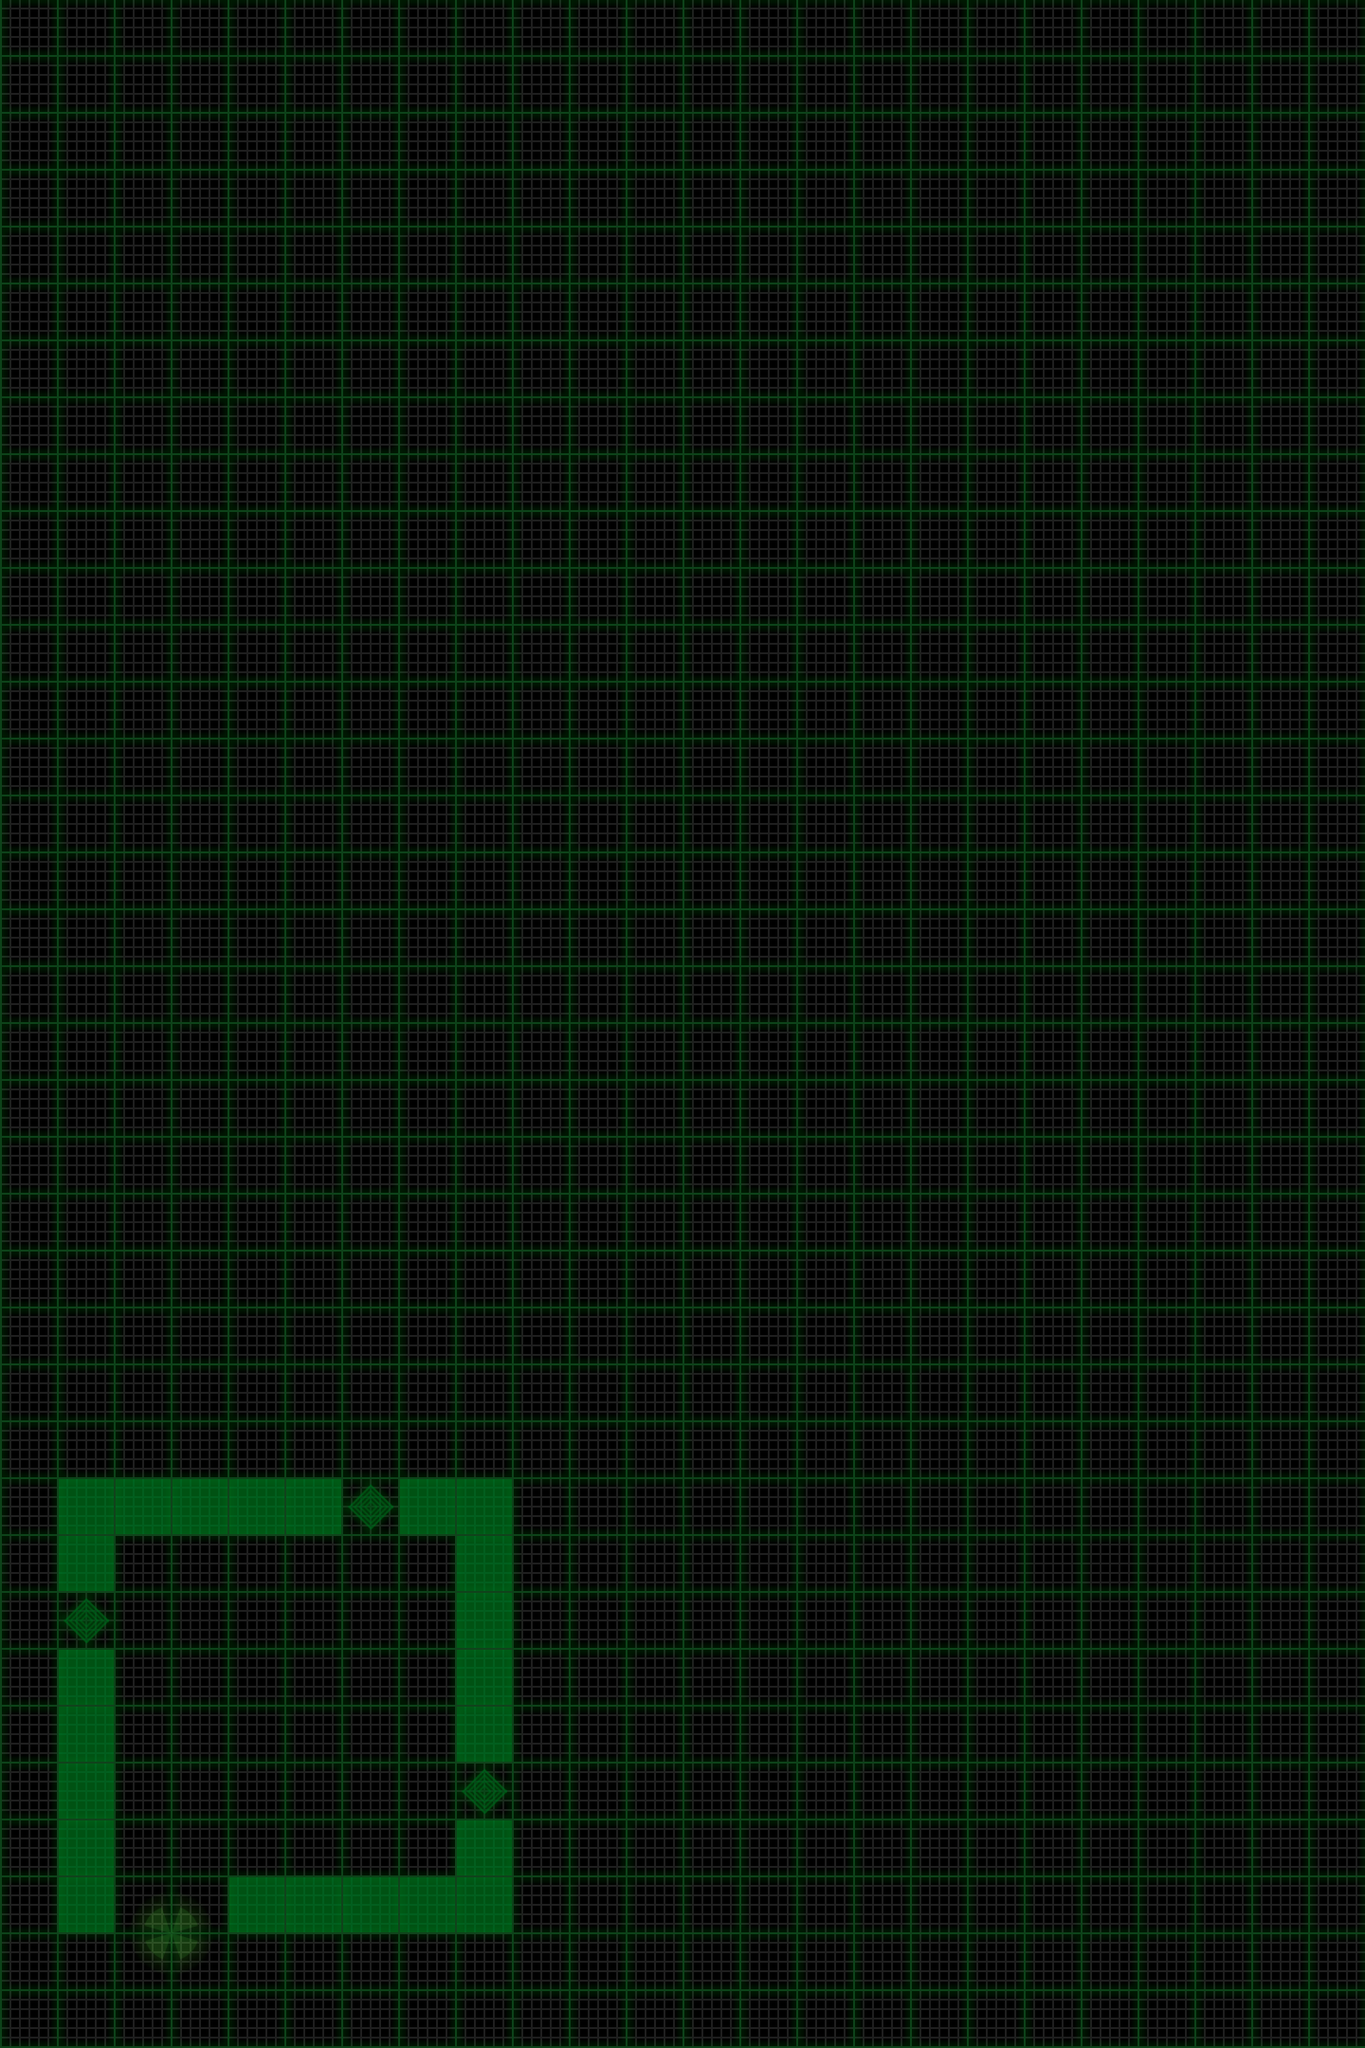

The image is a tile-based game level rendered from a .tmx file. Its description and source (layers, tilesets, objects; grid data summarised) follow:
An orthogonal 24x36 tile map with 60x60 px tiles, 4 tile layers (map, terrain, items, sand), 2 tilesets and 1 object (startSite).

<map version="1.0" orientation="orthogonal" width="24" height="36" tilewidth="60" tileheight="60">
 <tileset firstgid="1" name="map" tilewidth="60" tileheight="60">
  <image source="map.png" />
  <tile id="0">
   <properties>
    <property name="mapID" value="empty" />
   </properties>
  </tile>
  <tile id="1">
   <properties>
    <property name="mapID" value="down-1" />
   </properties>
  </tile>
  <tile id="2">
   <properties>
    <property name="mapID" value="down-2" />
   </properties>
  </tile>
  <tile id="3">
   <properties>
    <property name="mapID" value="down-3" />
   </properties>
  </tile>
  <tile id="4">
   <properties>
    <property name="mapID" value="down-4" />
   </properties>
  </tile>
  <tile id="5">
   <properties>
    <property name="mapID" value="down-5" />
   </properties>
  </tile>
  <tile id="6">
   <properties>
    <property name="mapID" value="up-1" />
   </properties>
  </tile>
  <tile id="7">
   <properties>
    <property name="mapID" value="up-2" />
   </properties>
  </tile>
  <tile id="8">
   <properties>
    <property name="mapID" value="up-3" />
   </properties>
  </tile>
  <tile id="9">
   <properties>
    <property name="mapID" value="up-4" />
   </properties>
  </tile>
  <tile id="10">
   <properties>
    <property name="mapID" value="up-5" />
   </properties>
  </tile>
 </tileset>
 <tileset firstgid="17" name="items" tilewidth="60" tileheight="60">
  <image source="items.png" />
  <tile id="0">
   <properties>
    <property name="itemID" value="station" />
   </properties>
  </tile>
  <tile id="1">
   <properties>
    <property name="itemID" value="sensorSite" />
   </properties>
  </tile>
  <tile id="8">
   <properties>
    <property name="itemID" value="station" />
   </properties>
  </tile>
  <tile id="9">
   <properties>
    <property name="itemID" value="sensor" />
   </properties>
  </tile>
  <tile id="16">
   <properties>
    <property name="itemID" value="station" />
   </properties>
  </tile>
  <tile id="17">
   <properties>
    <property name="itemID" value="sample" />
   </properties>
  </tile>
  <tile id="24">
   <properties>
    <property name="itemID" value="station" />
   </properties>
  </tile>
 </tileset>
 <layer name="map" width="24" height="36">
  <data>[864 cells, 864 non-empty, 1 distinct tile ids]</data>
 </layer>
 <layer name="terrain" width="24" height="36">
  <data>[864 cells, 23 non-empty, 1 distinct tile ids]</data>
 </layer>
 <layer name="items" width="24" height="36">
  <data>[864 cells, 7 non-empty, 5 distinct tile ids]</data>
 </layer>
 <layer name="sand" width="24" height="36">
  <data>[864 cells, 0 non-empty, 0 distinct tile ids]</data>
 </layer>
 <objectgroup name="objects" width="24" height="36">
  <object name="startSite" x="210" y="2010">
   <properties>
    <property name="bearing" value="north" />
    <property name="energy" value="56" />
    <property name="expectedCodeScore" value="38" />
    <property name="sampleSites" value="3" />
    <property name="sensorSites" value="0" />
    <property name="zoom" value="out" />
   </properties>
  </object>
 </objectgroup>
</map>
